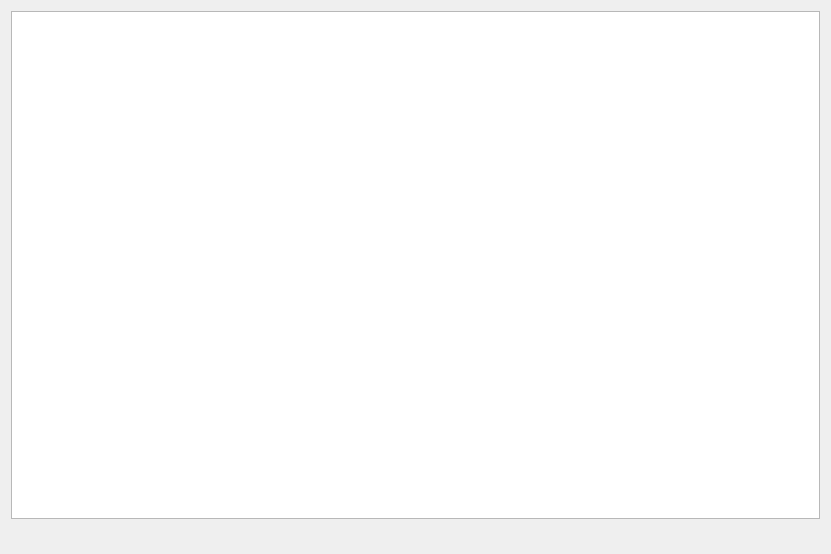
<?xml version="1.0" encoding="UTF-8"?>
<ui version="4.0">
 <class>ChartWindow</class>
 <widget class="QDialog" name="ChartWindow">
  <property name="geometry">
   <rect>
    <x>0</x>
    <y>0</y>
    <width>831</width>
    <height>554</height>
   </rect>
  </property>
  <property name="windowTitle">
   <string>Оптимальный маршрут</string>
  </property>
  <layout class="QVBoxLayout" name="verticalLayout">
   <item>
    <widget class="QChartView" name="chartView"/>
   </item>
   <item>
    <widget class="QLabel" name="label_coordinates">
     <property name="font">
      <font>
       <pointsize>12</pointsize>
      </font>
     </property>
     <property name="text">
      <string/>
     </property>
    </widget>
   </item>
  </layout>
 </widget>
 <customwidgets>
  <customwidget>
   <class>QChartView</class>
   <extends>QGraphicsView</extends>
   <header>QtCharts</header>
  </customwidget>
 </customwidgets>
 <resources/>
 <connections/>
</ui>
